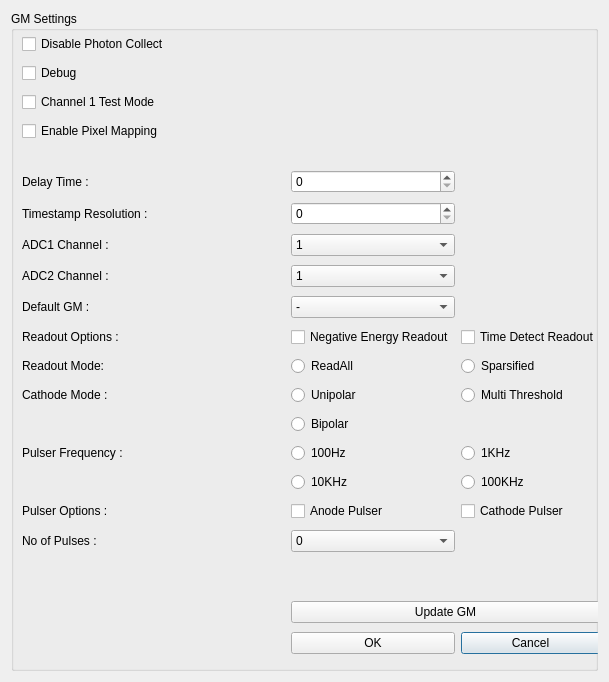
<?xml version="1.0" encoding="UTF-8"?>
<ui version="4.0">
 <class>FpgaDialog</class>
 <widget class="QDialog" name="FpgaDialog">
  <property name="geometry">
   <rect>
    <x>0</x>
    <y>0</y>
    <width>609</width>
    <height>682</height>
   </rect>
  </property>
  <property name="windowTitle">
   <string>Dialog</string>
  </property>
  <layout class="QVBoxLayout" name="verticalLayout">
   <item>
    <widget class="QGroupBox" name="gmOptGroup">
     <property name="title">
      <string>GM Settings</string>
     </property>
     <widget class="QWidget" name="layoutWidget13">
      <property name="geometry">
       <rect>
        <x>11</x>
        <y>20</y>
        <width>578</width>
        <height>640</height>
       </rect>
      </property>
      <layout class="QGridLayout" name="gridLayout_14" columnstretch="30,0,0">
       <item row="5" column="0">
        <widget class="QLabel" name="delayTimeLabel">
         <property name="text">
          <string>Delay Time :</string>
         </property>
         <property name="alignment">
          <set>Qt::AlignLeading|Qt::AlignLeft|Qt::AlignVCenter</set>
         </property>
        </widget>
       </item>
       <item row="14" column="2">
        <widget class="QRadioButton" name="oneKHzRadio">
         <property name="text">
          <string>1KHz</string>
         </property>
         <attribute name="buttonGroup">
          <string notr="true">GMPulserFreqBtnGroup</string>
         </attribute>
        </widget>
       </item>
       <item row="15" column="1">
        <widget class="QRadioButton" name="tenKHz">
         <property name="text">
          <string>10KHz</string>
         </property>
         <attribute name="buttonGroup">
          <string notr="true">GMPulserFreqBtnGroup</string>
         </attribute>
        </widget>
       </item>
       <item row="8" column="1">
        <widget class="QComboBox" name="ADC2ChannelCombo">
         <item>
          <property name="text">
           <string>1</string>
          </property>
         </item>
         <item>
          <property name="text">
           <string>2</string>
          </property>
         </item>
        </widget>
       </item>
       <item row="5" column="1">
        <widget class="QSpinBox" name="delayTimeSpinner">
         <property name="maximum">
          <number>5100</number>
         </property>
         <property name="singleStep">
          <number>20</number>
         </property>
        </widget>
       </item>
       <item row="16" column="1">
        <widget class="QCheckBox" name="anodePulserCheck">
         <property name="text">
          <string>Anode Pulser</string>
         </property>
        </widget>
       </item>
       <item row="12" column="1">
        <widget class="QRadioButton" name="unipolarRadio">
         <property name="text">
          <string>Unipolar</string>
         </property>
         <attribute name="buttonGroup">
          <string notr="true">GMCathodeModeBtnGroup</string>
         </attribute>
        </widget>
       </item>
       <item row="13" column="1">
        <widget class="QRadioButton" name="bipolarRadio">
         <property name="text">
          <string>Bipolar</string>
         </property>
         <attribute name="buttonGroup">
          <string notr="true">GMCathodeModeBtnGroup</string>
         </attribute>
        </widget>
       </item>
       <item row="16" column="0">
        <widget class="QLabel" name="pulserOptLabel">
         <property name="text">
          <string>Pulser Options :</string>
         </property>
        </widget>
       </item>
       <item row="17" column="0">
        <widget class="QLabel" name="NoOfPulsesLabel">
         <property name="text">
          <string>No of Pulses :</string>
         </property>
        </widget>
       </item>
       <item row="12" column="0">
        <widget class="QLabel" name="cathodeModeLabel">
         <property name="text">
          <string>Cathode Mode :</string>
         </property>
        </widget>
       </item>
       <item row="7" column="0">
        <widget class="QLabel" name="ADC1ChannelLbl">
         <property name="text">
          <string>ADC1 Channel :</string>
         </property>
         <property name="alignment">
          <set>Qt::AlignLeading|Qt::AlignLeft|Qt::AlignVCenter</set>
         </property>
        </widget>
       </item>
       <item row="14" column="1">
        <widget class="QRadioButton" name="hundredHzRadio">
         <property name="text">
          <string>100Hz</string>
         </property>
         <attribute name="buttonGroup">
          <string notr="true">GMPulserFreqBtnGroup</string>
         </attribute>
        </widget>
       </item>
       <item row="8" column="0">
        <widget class="QLabel" name="ADC2ChannelLabel">
         <property name="text">
          <string>ADC2 Channel :</string>
         </property>
         <property name="alignment">
          <set>Qt::AlignLeading|Qt::AlignLeft|Qt::AlignVCenter</set>
         </property>
        </widget>
       </item>
       <item row="20" column="2">
        <widget class="QPushButton" name="pushButton_2">
         <property name="text">
          <string>Cancel</string>
         </property>
        </widget>
       </item>
       <item row="6" column="1">
        <widget class="QSpinBox" name="timestampResSpinner">
         <property name="maximum">
          <number>25500</number>
         </property>
         <property name="singleStep">
          <number>100</number>
         </property>
        </widget>
       </item>
       <item row="17" column="1">
        <widget class="QComboBox" name="noOfPulsesCombo">
         <item>
          <property name="text">
           <string>0</string>
          </property>
         </item>
         <item>
          <property name="text">
           <string>1</string>
          </property>
         </item>
         <item>
          <property name="text">
           <string>2</string>
          </property>
         </item>
         <item>
          <property name="text">
           <string>3</string>
          </property>
         </item>
         <item>
          <property name="text">
           <string>4</string>
          </property>
         </item>
         <item>
          <property name="text">
           <string>5</string>
          </property>
         </item>
         <item>
          <property name="text">
           <string>6</string>
          </property>
         </item>
         <item>
          <property name="text">
           <string>7</string>
          </property>
         </item>
         <item>
          <property name="text">
           <string>8</string>
          </property>
         </item>
         <item>
          <property name="text">
           <string>9</string>
          </property>
         </item>
         <item>
          <property name="text">
           <string>10</string>
          </property>
         </item>
         <item>
          <property name="text">
           <string>11</string>
          </property>
         </item>
         <item>
          <property name="text">
           <string>12</string>
          </property>
         </item>
         <item>
          <property name="text">
           <string>13</string>
          </property>
         </item>
         <item>
          <property name="text">
           <string>14</string>
          </property>
         </item>
         <item>
          <property name="text">
           <string>15</string>
          </property>
         </item>
        </widget>
       </item>
       <item row="2" column="0">
        <widget class="QCheckBox" name="GMChannel1TestModeCheck">
         <property name="text">
          <string>Channel 1 Test Mode</string>
         </property>
        </widget>
       </item>
       <item row="6" column="0">
        <widget class="QLabel" name="timestampResLabel">
         <property name="text">
          <string>Timestamp Resolution :</string>
         </property>
         <property name="alignment">
          <set>Qt::AlignLeading|Qt::AlignLeft|Qt::AlignVCenter</set>
         </property>
        </widget>
       </item>
       <item row="10" column="2">
        <widget class="QCheckBox" name="timeDetectCheck">
         <property name="text">
          <string>Time Detect Readout</string>
         </property>
        </widget>
       </item>
       <item row="10" column="1">
        <widget class="QCheckBox" name="negEnergyCheck">
         <property name="text">
          <string>Negative Energy Readout</string>
         </property>
        </widget>
       </item>
       <item row="0" column="0">
        <widget class="QCheckBox" name="GMDisPhotonCollectCheck">
         <property name="text">
          <string>Disable Photon Collect</string>
         </property>
        </widget>
       </item>
       <item row="7" column="1">
        <widget class="QComboBox" name="ADC1ChannelCombo">
         <item>
          <property name="text">
           <string>1</string>
          </property>
         </item>
         <item>
          <property name="text">
           <string>2</string>
          </property>
         </item>
        </widget>
       </item>
       <item row="3" column="0">
        <widget class="QCheckBox" name="GMPixelMapCheck">
         <property name="text">
          <string>Enable Pixel Mapping</string>
         </property>
        </widget>
       </item>
       <item row="10" column="0">
        <widget class="QLabel" name="gmReadoutOptLab">
         <property name="text">
          <string>Readout Options :</string>
         </property>
        </widget>
       </item>
       <item row="18" column="0" colspan="3">
        <spacer name="verticalSpacer_4">
         <property name="orientation">
          <enum>Qt::Vertical</enum>
         </property>
         <property name="sizeType">
          <enum>QSizePolicy::Fixed</enum>
         </property>
         <property name="sizeHint" stdset="0">
          <size>
           <width>20</width>
           <height>40</height>
          </size>
         </property>
        </spacer>
       </item>
       <item row="14" column="0">
        <widget class="QLabel" name="pulserFreqLabel">
         <property name="text">
          <string>Pulser Frequency :</string>
         </property>
        </widget>
       </item>
       <item row="11" column="2">
        <widget class="QRadioButton" name="sparsifiedRadio">
         <property name="text">
          <string>Sparsified</string>
         </property>
         <attribute name="buttonGroup">
          <string notr="true">GMReadoutModeBtnGroup</string>
         </attribute>
        </widget>
       </item>
       <item row="12" column="2">
        <widget class="QRadioButton" name="multiThreshRadio">
         <property name="text">
          <string>Multi Threshold</string>
         </property>
         <attribute name="buttonGroup">
          <string notr="true">GMCathodeModeBtnGroup</string>
         </attribute>
        </widget>
       </item>
       <item row="15" column="2">
        <widget class="QRadioButton" name="hundredKHz">
         <property name="text">
          <string>100KHz</string>
         </property>
         <attribute name="buttonGroup">
          <string notr="true">GMPulserFreqBtnGroup</string>
         </attribute>
        </widget>
       </item>
       <item row="16" column="2">
        <widget class="QCheckBox" name="cathodePulserCheck">
         <property name="text">
          <string>Cathode Pulser</string>
         </property>
        </widget>
       </item>
       <item row="9" column="0">
        <widget class="QLabel" name="defaultGMLab">
         <property name="text">
          <string>Default GM :</string>
         </property>
         <property name="alignment">
          <set>Qt::AlignLeading|Qt::AlignLeft|Qt::AlignVCenter</set>
         </property>
        </widget>
       </item>
       <item row="19" column="1" colspan="2">
        <widget class="QPushButton" name="UpdateGMButton">
         <property name="text">
          <string>Update GM</string>
         </property>
        </widget>
       </item>
       <item row="1" column="0">
        <widget class="QCheckBox" name="GMDebugCheck">
         <property name="text">
          <string>Debug</string>
         </property>
        </widget>
       </item>
       <item row="4" column="0" colspan="3">
        <spacer name="verticalSpacer">
         <property name="orientation">
          <enum>Qt::Vertical</enum>
         </property>
         <property name="sizeType">
          <enum>QSizePolicy::Fixed</enum>
         </property>
         <property name="sizeHint" stdset="0">
          <size>
           <width>20</width>
           <height>20</height>
          </size>
         </property>
        </spacer>
       </item>
       <item row="9" column="1">
        <widget class="QComboBox" name="defaultGMCombo">
         <item>
          <property name="text">
           <string>-</string>
          </property>
         </item>
         <item>
          <property name="text">
           <string>1</string>
          </property>
         </item>
         <item>
          <property name="text">
           <string>2</string>
          </property>
         </item>
         <item>
          <property name="text">
           <string>3</string>
          </property>
         </item>
         <item>
          <property name="text">
           <string>4</string>
          </property>
         </item>
        </widget>
       </item>
       <item row="11" column="0">
        <widget class="QLabel" name="readoutModeLabel">
         <property name="text">
          <string>Readout Mode:</string>
         </property>
        </widget>
       </item>
       <item row="11" column="1">
        <widget class="QRadioButton" name="readAllRadio">
         <property name="text">
          <string>ReadAll</string>
         </property>
         <attribute name="buttonGroup">
          <string notr="true">GMReadoutModeBtnGroup</string>
         </attribute>
        </widget>
       </item>
       <item row="20" column="1">
        <widget class="QPushButton" name="pushButton_3">
         <property name="text">
          <string>OK</string>
         </property>
        </widget>
       </item>
      </layout>
     </widget>
    </widget>
   </item>
  </layout>
 </widget>
 <resources/>
 <connections/>
 <buttongroups>
  <buttongroup name="GMReadoutModeBtnGroup"/>
  <buttongroup name="GMCathodeModeBtnGroup"/>
  <buttongroup name="GMPulserFreqBtnGroup"/>
 </buttongroups>
</ui>
